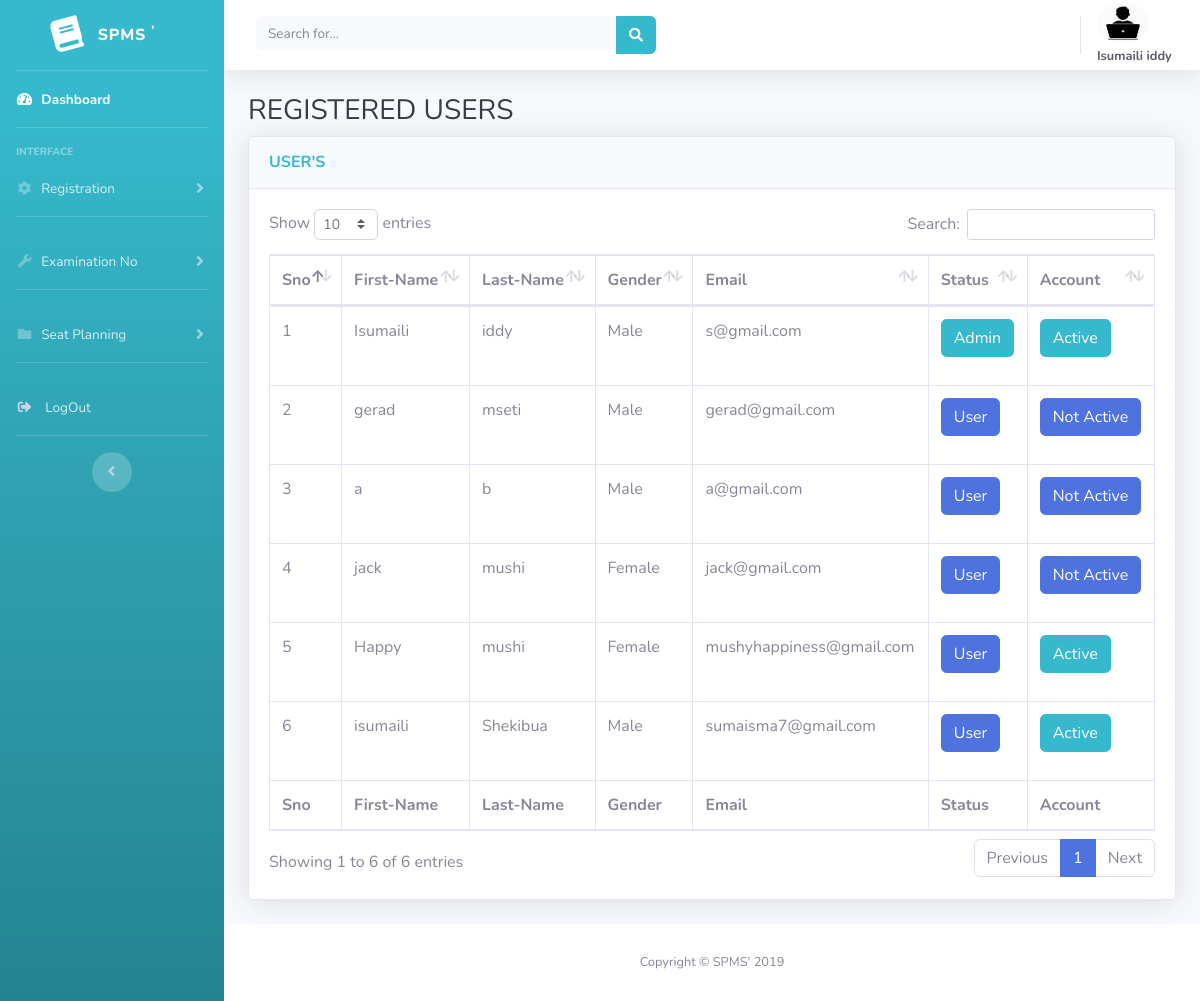
Page /register_user_view.php (signed in) on the committed database.
### tables this page shows
CREATE TABLE `user` (
  `id` int(11) NOT NULL,
  `firstname` varchar(45) NOT NULL,
  `lastname` varchar(45) NOT NULL,
  `gender` varchar(45) NOT NULL,
  `email` varchar(45) NOT NULL,
  `password` varchar(128) NOT NULL,
  `status` int(11) DEFAULT NULL,
  `account` int(11) DEFAULT NULL
);

### session.php (called while the page is built, shortened)
<?php
if(!isset($_SESSION['email'])){
	echo "<script>alert('PLEASE LOGIN: ACCESS DENIAL')</script>";
	header("refresh:0, url=index.php");
	exit;
}else{
	$user=$_SESSION['email'];
}
?>

### register_user_view.php (the view, shortened to what this page needs)
<!DOCTYPE html>
<html lang="en">
<head>
<?php
include('arrangement/header.php');
require_once("session.php");
?>
</head>
<body id="page-top">
  <div id="wrapper">
    <ul class="navbar-nav bg-gradient-info sidebar sidebar-dark accordion" id="accordionSidebar">
      <a class="sidebar-brand d-flex align-items-center justify-content-center" href="dashboard.php">
        <div class="sidebar-brand-icon rotate-n-15">
          <i class="fas fa-book"></i>
        </div>
        <div class="sidebar-brand-text mx-3">SPMS <sup>'</sup></div>
      </a>
      <hr class="sidebar-divider my-0">
      <li class="nav-item active">
        <a class="nav-link" href="dashboard.php">
          <i class="fas fa-fw fa-tachometer-alt"></i>
          <span>Dashboard</span></a>
      </li>
      <hr class="sidebar-divider">
      <div class="sidebar-heading">
        Interface
      </div>
      <li class="nav-item">
        <a class="nav-link collapsed" href="#" data-toggle="collapse" data-target="#collapseTwo" aria-expanded="true" aria-controls="collapseTwo">
          <i class="fas fa-fw fa-cog"></i>
          <span>Registration</span>
        </a>
      </li>
<hr class="sidebar-divider">
      <li class="nav-item">
        <a class="nav-link collapsed" href="#" data-toggle="collapse" data-target="#collapseUtilities" aria-expanded="true" aria-controls="collapseUtilities">
          <i class="fas fa-fw fa-wrench"></i>
          <span>Examination No</span>
        </a>
      </li>
      <hr class="sidebar-divider">
      <li class="nav-item">
        <a class="nav-link collapsed" href="#" data-toggle="collapse" data-target="#collapsePages" aria-expanded="true" aria-controls="collapsePages">
          <i class="fas fa-fw fa-folder"></i>
          <span>Seat Planning</span>
        </a>
      </li>
<hr class="sidebar-divider">
      <li class="nav-item">
        <a class="nav-link" href="logout.php">
          <i class="fas fa-sign-out-alt fa-sm fa-fw mr-2 text-gray-400"></i>
          <span>LogOut</span></a>
      </li>
      <hr class="sidebar-divider d-none d-md-block">
      <div class="text-center d-none d-md-inline">
        <button class="rounded-circle border-0" id="sidebarToggle"></button>
      </div>
    </ul>
<div id="content-wrapper" class="d-flex flex-column">
      <div id="content">
  <nav class="navbar navbar-expand navbar-light bg-white topbar mb-4 static-top shadow">
<form class="d-none d-sm-inline-block form-inline mr-auto ml-md-3 my-2 my-md-0 mw-100 navbar-search"method="post">
      <div class="input-group">
        <input type="text" name="searchValue" class="form-control bg-light border-0 small" placeholder="Search for..." aria-label="Search" aria-describedby="basic-addon2">
        <div class="input-group-append">
          <button class="btn btn-info" type="submit" name="search">
            <i class="fas fa-search fa-sm"></i>
          </button>
        </div>
      </div>
    </form>
<ul class="navbar-nav ml-auto">
      <?php
$sql =mysqli_query($connection,"SELECT * FROM user WHERE email='$user'");
$fetch=mysqli_fetch_array($sql);
$first=$fetch['firstname'];
$last=$fetch['lastname'];
?>
      <li class="">
        <a class="text-info" href="user_update.php"  role="button">
          <span class="mr-2 d-none d-lg-inline text-gray-800 small font-weight-bold"><img class="img-profile rounded-circle img-profile" src="img/av10.jpg" style="width: 60%; height: 40px;" ><br/>
           <?php echo $first." ".$last;?></span>
        </a>
      </li>
    </ul>
  </nav>
<?php
if (isset($_POST['search'])) {
	$ser =$_POST['searchValue'];
	$que ="SELECT * FROM `user` WHERE CONCAT(`id`, `firstname`, `lastname`, `email`, `status`) LIKE '%".$ser."%'";
	$s_r = filter($que);
} else {
	$que = "SELECT * FROM user";
	$s_r = filter($que);
}
 function filter($que){
  $connection = mysqli_connect('localhost','suma','suma@123','seat');
 	$filter_result = mysqli_query($connection,$que);
 	return $filter_result;
 }
 ?>
        <div class="container-fluid">
          <h1 class="h3 mb-2 text-gray-900">REGISTERED USERS</h1>
          <div class="card shadow mb-4">
            <div class="card-header py-3">
              <h6 class="m-0 font-weight-bold text-info">USER'S</h6>
            </div>
            <div class="card-body">
              <div class="table-responsive">
                <table class="table table-bordered" id="dataTable" width="100%" cellspacing="0">
                  <thead>
                    <tr>
                      <th>Sno</th>
                      <th>First-Name</th>
                      <th>Last-Name</th>
                      <th>Gender</th>
                      <th>Email</th>
                      <th>Status</th>
                      <th>Account</th>
                    </tr>
                  </thead>
                  <tfoot>
                    <tr>
                      <th>Sno</th>
                      <th>First-Name</th>
                      <th>Last-Name</th>
                      <th>Gender</th>
                      <th>Email</th>
                      <th>Status</th>
                      <th>Account</th>
                    </tr>
                  </tfoot>
                  <tbody>
                <?php
               $no =1;
               while ($row =mysqli_fetch_array($s_r)) {
                 $id =$row['id'];
                 $fn =$row['firstname'];
                 $ln =$row['lastname'];
                 $gn =$row['gender'];
                 $em =$row['email'];
                 $st =$row['status'];
                 $ac =$row['account'];
                 $enc=base64_encode($id);
                ?>
                 <tr>
                 <td><?php echo $no; ?></td>
                 <td><?php echo $fn; ?></td>
                 <td><?php echo $ln; ?></td>
                 <td><?php echo $gn; ?></td>
                 <td><?php echo $em; ?></td>
                 <td><?php echo $st==1?"<p><a href='register_user_status.php?id=$enc&&y=1' class='btn btn-info'>Admin</a></p>":"<p><a href='register_user_status.php?id=$enc&&y=0' class='btn btn-primary'>User</a></p>"; ?></td>
                 <td><?php echo $ac==1?"<p><a href='register_user_activate.php?id=$enc&&y=1' class='btn btn-info'>Active</a></p>":"<p><a href='register_user_activate.php?id=$enc&&y=0' class='btn btn-primary'>Not Active</a></p>"; ?></td>
                 </tr>
                    <?php $no++;} ?>
                  </tbody>
                </table>
              </div>
            </div>
          </div>
        </div>
      </div>
      <footer class="sticky-footer bg-white">
        <div class="container my-auto">
          <div class="copyright text-center my-auto">
            <span>Copyright &copy; SPMS' 2019</span>
          </div>
        </div>
      </footer>
    </div>
  </div>
</body>
</html>

### rows in the picture
user: firstname "Isumaili", lastname "iddy", gender "Male", email "s@gmail.com"
user: firstname "gerad", lastname "mseti", gender "Male", email "gerad@gmail.com"
user: firstname "a", lastname "b", gender "Male", email "a@gmail.com"
user: firstname "jack", lastname "mushi", gender "Female", email "jack@gmail.com"
user: firstname "Happy", lastname "mushi", gender "Female", email "mushyhappiness@gmail.com"
user: firstname "isumaili", lastname "Shekibua", gender "Male", email "sumaisma7@gmail.com"
